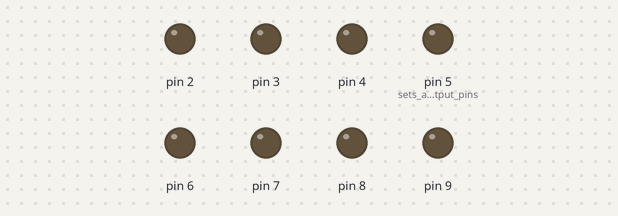
The sketch below on a simulated Arduino Uno, built with avr-gcc and run on an emulated ATmega328P. On the bench: output pins drawn as LEDs (lit = HIGH).

Above: at 0.1 s.
At 0.5 s:
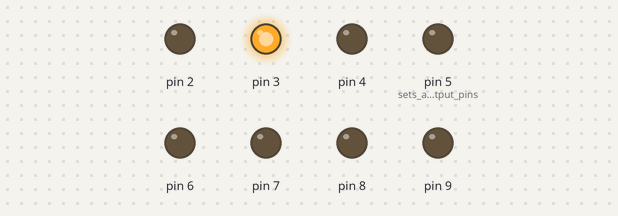
At 0.9 s:
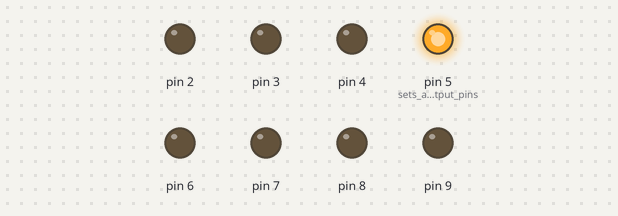
At 1.7 s:
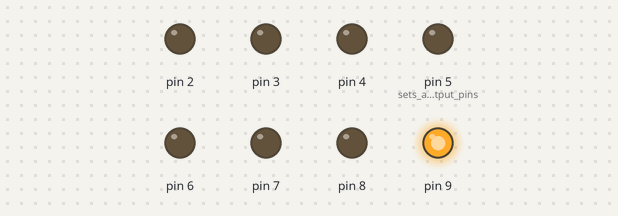
At 2.9 s:
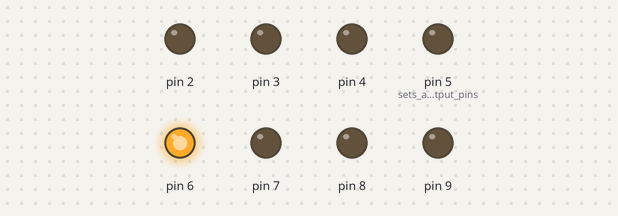
At 3.9 s:
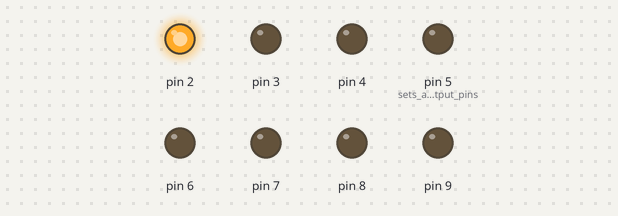
Timing chart, 0 to 4.2 s (numbered marks = the images above):
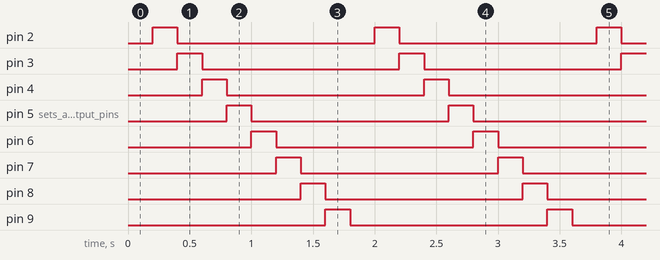

Measured:
- by itself, pin 2–4, pin 5 (sets_all_the_output_pins), pin 6–9: alternates HIGH for 0.20 s and LOW for 1.6 s
- by itself, everything shown: repeats every 1.8 s, in 9 steps

The sketch:

LED_sequence.ino
```cpp
void setup() {
  pinMode(2, OUTPUT);
  pinMode(3, OUTPUT);
  pinMode(4, OUTPUT);
  pinMode(5, OUTPUT); // sets all the output pins
  pinMode(6, OUTPUT);
  pinMode(7, OUTPUT);
  pinMode(8, OUTPUT);
  pinMode(9, OUTPUT);
}

void loop() {

  for (int i = 1; i <= 9; i++){ // swap with this to change direction  for (int i = 9; i >= 1; i--){

      digitalWrite(i, HIGH);  // turns led i on
      delay(200);           // delays the pragram for 200ms, so the led stays on long enough to notice
      digitalWrite(i, LOW); // turns led i off
  }

}
```
